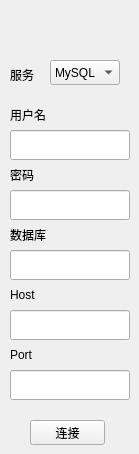
     <widget class="QWidget" name="ConnectPage">
      <widget class="QLabel" name="label_5">
       <property name="geometry">
        <rect>
         <x>10</x>
         <y>60</y>
         <width>30</width>
         <height>30</height>
        </rect>
       </property>
       <property name="text">
        <string>服务</string>
       </property>
      </widget>
      <widget class="QComboBox" name="comboBoxDbType">
       <property name="geometry">
        <rect>
         <x>50</x>
         <y>60</y>
         <width>70</width>
         <height>25</height>
        </rect>
       </property>
       <item>
        <property name="text">
         <string>MySQL</string>
        </property>
       </item>
       <item>
        <property name="text">
         <string>SQL Server</string>
        </property>
       </item>
      </widget>
      <widget class="QLabel" name="label_6">
       <property name="geometry">
        <rect>
         <x>10</x>
         <y>100</y>
         <width>50</width>
         <height>30</height>
        </rect>
       </property>
       <property name="text">
        <string>用户名</string>
       </property>
      </widget>
      <widget class="QLineEdit" name="lineEditDbUser">
       <property name="geometry">
        <rect>
         <x>10</x>
         <y>130</y>
         <width>120</width>
         <height>30</height>
        </rect>
       </property>
      </widget>
      <widget class="QLabel" name="label_7">
       <property name="geometry">
        <rect>
         <x>10</x>
         <y>160</y>
         <width>50</width>
         <height>30</height>
        </rect>
       </property>
       <property name="text">
        <string>密码</string>
       </property>
      </widget>
      <widget class="QLineEdit" name="lineEditDbPassword">
       <property name="geometry">
        <rect>
         <x>10</x>
         <y>190</y>
         <width>120</width>
         <height>30</height>
        </rect>
       </property>
      </widget>
      <widget class="QLabel" name="label_8">
       <property name="geometry">
        <rect>
         <x>10</x>
         <y>220</y>
         <width>50</width>
         <height>30</height>
        </rect>
       </property>
       <property name="text">
        <string>数据库</string>
       </property>
      </widget>
      <widget class="QLineEdit" name="lineEditDbName">
       <property name="geometry">
        <rect>
         <x>10</x>
         <y>250</y>
         <width>120</width>
         <height>30</height>
        </rect>
       </property>
      </widget>
      <widget class="QPushButton" name="connectButton">
       <property name="geometry">
        <rect>
         <x>30</x>
         <y>420</y>
         <width>75</width>
         <height>25</height>
        </rect>
       </property>
       <property name="text">
        <string>连接</string>
       </property>
      </widget>
      <widget class="QLabel" name="label_11">
       <property name="geometry">
        <rect>
         <x>10</x>
         <y>280</y>
         <width>50</width>
         <height>30</height>
        </rect>
       </property>
       <property name="text">
        <string>Host</string>
       </property>
      </widget>
      <widget class="QLineEdit" name="lineEditDbHost">
       <property name="geometry">
        <rect>
         <x>10</x>
         <y>310</y>
         <width>120</width>
         <height>30</height>
        </rect>
       </property>
      </widget>
      <widget class="QLabel" name="label_12">
       <property name="geometry">
        <rect>
         <x>10</x>
         <y>340</y>
         <width>50</width>
         <height>30</height>
        </rect>
       </property>
       <property name="text">
        <string>Port</string>
       </property>
      </widget>
      <widget class="QLineEdit" name="lineEditDbPort">
       <property name="geometry">
        <rect>
         <x>10</x>
         <y>370</y>
         <width>120</width>
         <height>30</height>
        </rect>
       </property>
      </widget>
     </widget>
